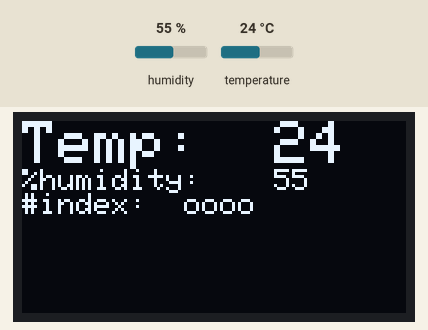
A sketch run on a simulated Arduino Uno, built with avr-gcc and run on an emulated ATmega328P. Shown: 128×64 one-colour display. Inputs (shaded band) come from the test bench; at power-on: humidity 55 %, temperature 24 °C. What the sketch prints to the serial monitor is not drawn.

Above: at 5.9 s.
6.0 s: humidity set to 22 %
At 10.7 s:
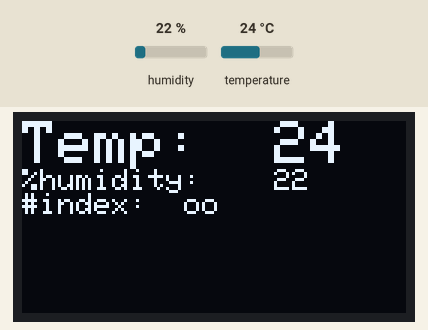
12.1 s: temperature set to 12 °C
At 16.4 s:
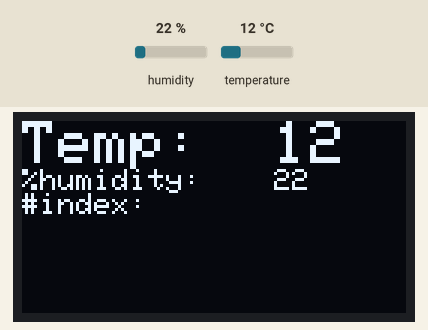
18.2 s: humidity set to 40 %
At 20.9 s:
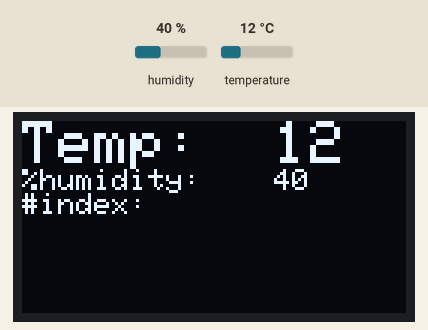
24.3 s: temperature set to 28 °C
At 26.7 s:
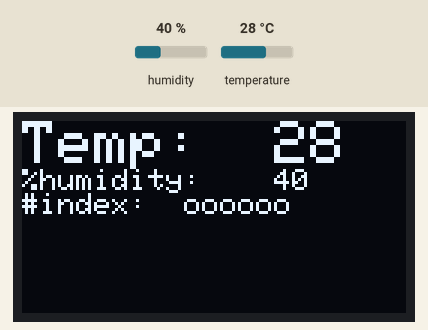
Timing chart, 0 to 28.2 s (numbered marks = the images above; inputs shaded):
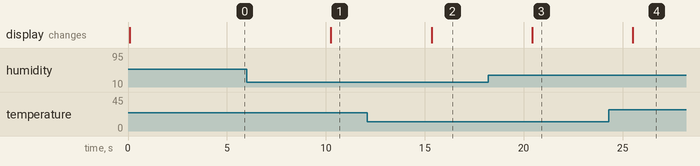

The sketch:

weather.ino
```cpp
#include <gfxfont.h>
#include <Adafruit_GFX.h>
#include <Adafruit_BMP085.h>
#include <Adafruit_Sensor.h>
#include <Adafruit_SSD1306.h>

#include <DHT.h>
#include <SPI.h>
#include <Wire.h>

#define DHTPIN 4
DHT dht(DHTPIN, 11);
Adafruit_SSD1306 display(4);

void setup() {
  Serial.begin(9600);
  dht.begin();
}

void loop() {
  double temperature, humidity, dew_point;
  temperature = dht.readTemperature();
  humidity = dht.readHumidity();
  dew_point = temperature - (80 - humidity) / 5;

  Serial.print("Humidity: ");
  Serial.print(humidity);
  Serial.print(", temperature: ");
  Serial.print(temperature);
  Serial.print(", heat index: ");
  Serial.println(dht.computeHeatIndex(dht.readTemperature(), dht.readHumidity(), false));

  //display start
  display.begin(SSD1306_SWITCHCAPVCC, 0x3C);

  display.setTextSize(2);
  display.setTextColor(WHITE);
  display.setCursor(0,0);
  display.clearDisplay();

  display.print("Temp:  ");
  display.println(temperature, 0);

  display.setTextSize(1);
  display.print("%humidity:    ");
  display.println(humidity, 0);

  //display.print("Dew:          ");
  //display.println(dew_point, 0);

  display.print("#index:  ");
  if (dew_point > 11) display.print("oo");
  if (dew_point > 13) display.print("oo");
  if (dew_point > 19) display.print("oo");
  if (dew_point > 25) display.print("oo");

  display.display();
  delay(5000);
}
```

Measured:
- after the input at 6.0 s, the display: changes after 4.3 s (image 1)
- after the input at 12.1 s, the display: changes after 3.2 s (image 2)
- after the input at 18.2 s, the display: changes after 2.2 s (image 3)
- after the input at 24.3 s, the display: changes after 1.2 s (image 4)
